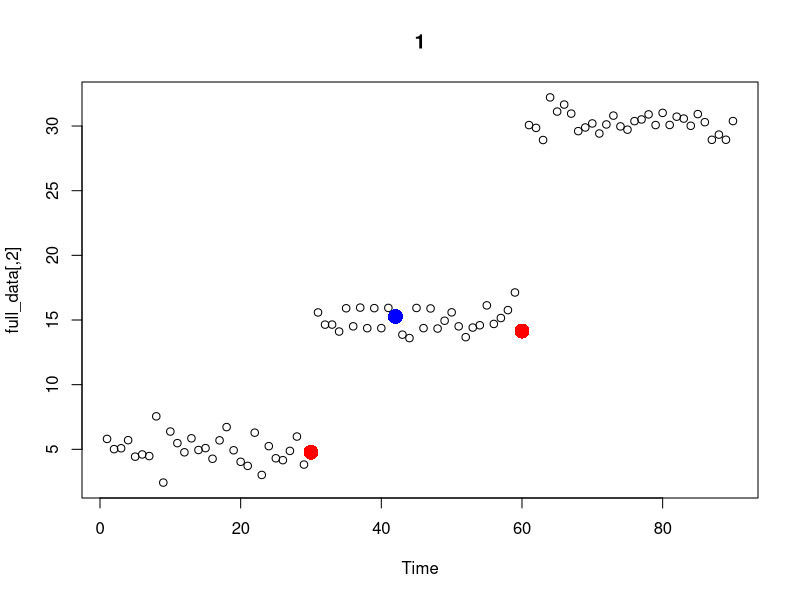

Generate this figure with R: (Note: this script raises an error after producing the figure.)
#creating our data 
first = rnorm(30, mean = 5, sd = 1) #30 random data points from a normal distribution with mean of 5
second = rnorm(30, mean = 15, sd = 1) #30 random data points from a normal distribution with mean of 15
third = rnorm(30, mean = 30, sd = 1) #30 random data points from a normal distribution with mean of 30

dif_means_0 = c(first) #setting up null set
dif_means_1 = c(first, second) #adding two sets of data points together 
dif_means_2 = c(first, second, third) #adding three sets of data points together

time_0 = 1:30
time_1 = 1:60
time_2 = 1:90

test_data_0 = data.frame(time_0, dif_means_0) #our data with x = time and y = data from 1 set
test_data_1 = data.frame(time_1, dif_means_1) #our data with x = time and y = data from 2 sets
test_data_2 = data.frame(time_2, dif_means_2) #our data with x = time and y = data from 3 sets

#downloading the strucchange package
#install.packages("strucchange")
library("strucchange")

#Bai-Perron Method
bkpts_0 = breakpoints(test_data_0$dif_means_0 ~ test_data_0$time_0, breaks = 5, h = 0.1) #no break points 
bkpts_0$breakpoints #list of x-values (time) for breakpoints

bkpts_1 = breakpoints(test_data_1$dif_means_1 ~ test_data_1$time_1, breaks = 5, h = 0.1) #no break points 
bkpts_1$breakpoints #list of x-values (time) for breakpoints

bkpts_2 = breakpoints(test_data_2$dif_means_2 ~ test_data_2$time_2, breaks = 5, h = 0.1) #no break points 
bkpts_2$breakpoints #list of x-values (time) for breakpoints

#-----------------------------------------------------------------

#complete BAR - Variation 0 (Random/Random/Random)


#-------Key:
# k           = breakpoint's x-axis values 
# time        = integer x-values of the entire data set 
# interations = number of runs through Metropolis hastings 
# make        = the proportion (decimal) of the make step to occuring
# murder      = the proportion (decimal) of the murder step to occuring
  #note: the make and murder need to add to less then one 
#graph        = yes or no to graphing the function 
bar0 = function(k, time, data, iterations, make, murder, graph){

  library(MASS)

  prob_mmm = c(make, murder) #combining the two probabilties of make and murder that the user specifies 

  full_data = cbind(as.numeric(time), as.numeric(data)) #combing the time and data inputs from user

  n = max(full_data[,1]) #finding max value

  k_ends = c(min(full_data[,1]), k, max(full_data[,1])) #adding in end points to k values 

  fitMetrics<-function(k_ends, test_data){

	#create sum objects
	sum_loglik = 0

	#get and sum log likelihood for regressions of all intervals
	if(length(k_ends) < 3 ){
		model = lm(test_data[,2]~test_data[,1])
		sum_loglik = logLik(model)[1]
	}else{
		for(i in 1:length(k_ends)) {
  			if(k_ends[i] != 1){
			min = k_ends[i-1]
			x_values = test_data[c(min:k_ends[i]),1] #getting the x values in the interval
			y_values = test_data[c(min:k_ends[i]),2] #getting the y values in the interval
			data = data.frame(x_values, y_values) #re-making this into a dataframe 
			model = lm(y_values~x_values)
			sum_loglik = sum_loglik + logLik(model)[1]
			}
		}
	}
	return(sum_loglik)

  }

  
  #random make function, this makes a random point 
  count = 0 
  barMake0<-function(k_ends){
    
    count = count + 1 #this check to make sure we do not get stuck in an infinite loop 
    if(count < 10 ) {
      rand_spot = sample(k_ends[1]:k_ends[length(k_ends)], 1) #selects a random spot
      k_ends_final = sort(c(k_ends, rand_spot)) #adds the random spot and sorts it 
      d = diff(k_ends_final) #finds the difference between all the spots 
      if(min(d) < 3) { #this make sure an additional point is not to close to a point already in existance 
        barMake0(k_ends)
      } else {
        return(k_ends_final) #the old breakpoints + the new breakpoints 
      }
    }else {
      return(k_ends)
    }
    
  }
  
  
  #this function kills one breakpoint randomly 
  barMurder0<-function(k_ends){

	  k = k_ends[c(-1,-length(k_ends))]
	  random_num = sample(1:length(k), 1)
	  k_ends_final = k_ends[-(random_num+1)]
	  return(k_ends_final)

  }

  #kills a point randomly and then adds a point randomly 
  barMove0<-function(k_ends){

	  k_ends_less = barMurder0(k_ends)
	  k_ends_final = barMake0(k_ends_less)
	  return(k_ends_final)

  }

  #initializing matrixes 
  ratio_data = matrix(NA, nrow=1, ncol=6)
  all_k_new = matrix(NA, nrow=1, ncol=(n/3))
  all_k_best = matrix(NA, nrow=1, ncol=(n/3))

  #Metroplis Hastings 
  for(i in 1:iterations){

    old_loglik = fitMetrics(k_ends, full_data)

    u_step = runif(1) #random number from 0 to 1 taken from a uniform distribution for selecting step

    if(length(k_ends) < 3 | u_step < prob_mmm[1]){
      c_step = "make"
    } else if(u_step > prob_mmm[1] & u_step < sum(prob_mmm)){
      c_step = "murder"
    } else{
      c_step = "move"
    }

    if(c_step == "make"){
      k_ends_new = barMake0(k_ends)
    } else if (c_step == "murder"){
      k_ends_new = barMurder0(k_ends)
    } else{
      k_ends_new = barMove0(k_ends)
    }

    new_loglik = fitMetrics(k_ends_new, full_data)

    ratio = new_loglik + old_loglik
    u_ratio = runif(1) #random number from 0 to 1 taken from a uniform distribution 

    if(ratio > u_ratio) {
      choice = "new"
    } else {
      choice = "old"
    }

    if(choice == "new"){
      k_ends = k_ends_new
    }else{
      k_ends = k_ends
    }

    ratio_data_print = c(ratio, u_ratio, old_loglik, new_loglik)
    k_ends_new_print = c(k_ends_new, rep(NA, (n/3)-length(k_ends_new)))
    k_ends_best_print = c(k_ends, rep(NA, (n/3)-length(k_ends)))

    ratio_data = rbind(ratio_data, ratio_data_print)
    all_k_new = rbind(all_k_new, k_ends_new_print)
    all_k_best = rbind(all_k_best, k_ends_best_print)

  }
  
  #cleaning up the matrixs 
  ratio_data = ratio_data[-1,]
  all_k_new = all_k_new[,-1]
  all_k_best = all_k_best[,-1]
  all_k_new = all_k_new[-1,colSums(is.na(all_k_new))<nrow(all_k_new)]
  all_k_best = all_k_best[-1,colSums(is.na(all_k_best))<nrow(all_k_best)]
  clean_max = max(all_k_new[1,], na.rm=TRUE)
  all_k_new = ifelse(all_k_new == clean_max,NA,all_k_new)
  all_k_best = ifelse(all_k_best == clean_max,NA,all_k_best)
  
  if(graph == "yes") {
    #plotting 
    plot(full_data, main = 1, xlab = "Time")
    points(all_k_new[1,],full_data[all_k_new[1,],2], col="blue", pch= 16, cex = 2)
    points(all_k_best[1,],full_data[all_k_best[1,],2], col="red", pch= 16, cex=2)
    
    num = iterations / 5
    for(i in 1:n) {
      n = i 
      if(is.na(all_k_new[n,]) ) {
        plot(full_data, main = n, xlab = "Time")
        points(all_k_best[n,],full_data[all_k_best[n,],2], col="red", pch= 16, cex = 2)
      } else {
        plot(full_data, main = n, xlab = "Time")
        points(all_k_new[n,],full_data[all_k_new[n,],2], col="blue", pch= 16, cex = 2)
        points(all_k_best[n,],full_data[all_k_best[n,],2], col="red", pch= 16, cex = 2)
      }
    }
  }
  
  #prints the results
  return(list(ratio_data, all_k_new, all_k_best))
  
}

#calling the function
bar_result = bar0(bkpts_2$breakpoints, test_data_2[,1], test_data_2[,2], 10, 0.4, 0.4, "no")

bar0(bkpts_2$breakpoints, test_data_2[,1], test_data_2[,2], 10, 0.4, 0.4, "yes")
